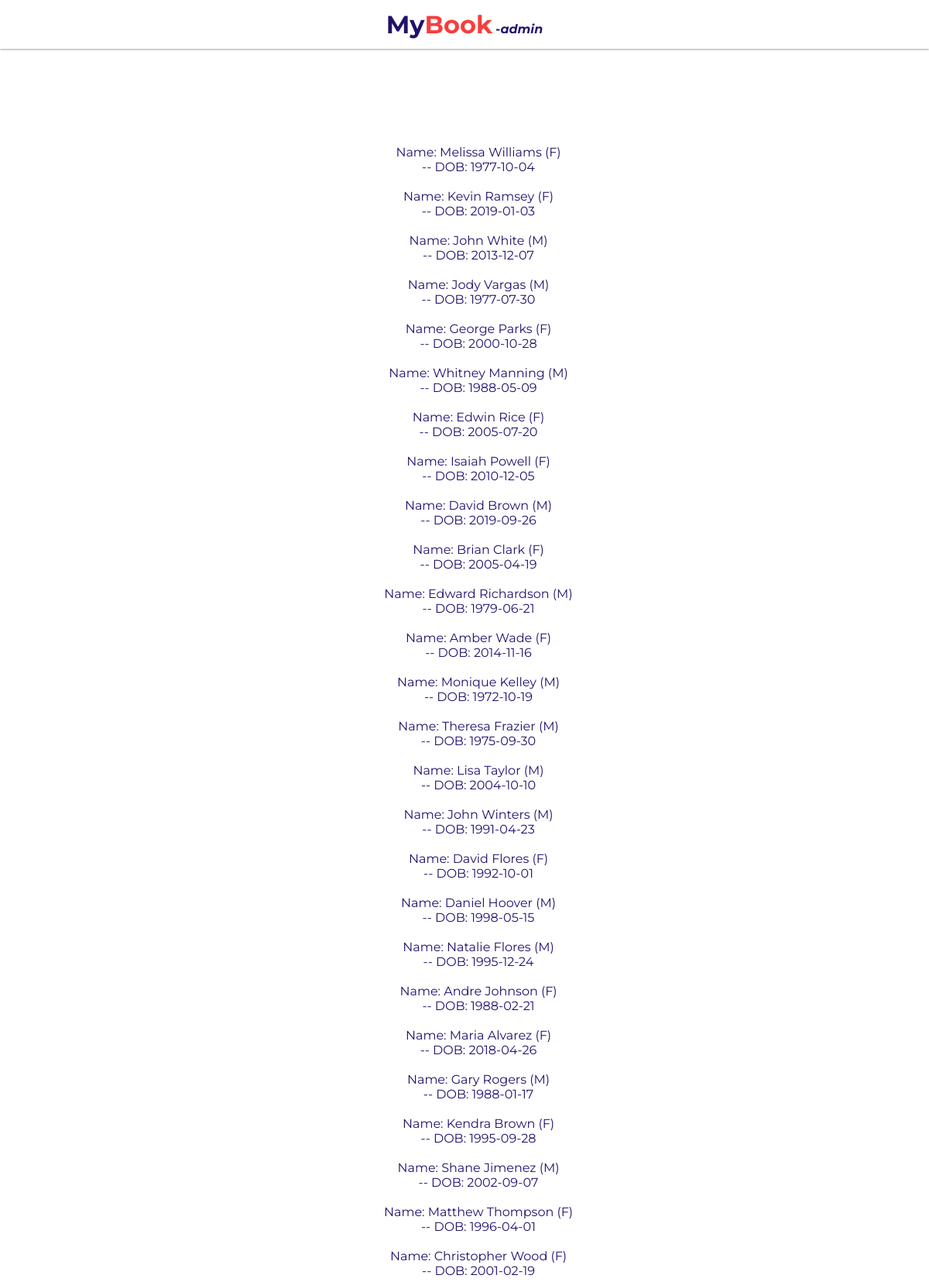
/findUser.php (upper part), run on the app's committed database.
### tables this page shows
create table users(
    
   userId integer not null unique,
   name varchar(100)	not null,
   gender VARCHAR(1) not null,
   dob DATE,
   primary key(userId)
);

### findUser.php (the view, shortened to what this page needs)
<!DOCTYPE html>
<html>
	<head>
		<link href="styles/styles5.css" type="text/css" rel="stylesheet" />
    </head>
    <body>
    <div class="gridcontainer">
            <div class="topbar">
                <div class="header">
                    <a onclick="history.back()"><span  class="logoHeaderMy">My</span><span class="logoHeaderBook">Book</span>
                    <span class="logoAdmin"><i>-admin</i></span></a>
                </div>
            </div>
            <div class="content">
                <br><br><br><br>
                <div id="result">
                            <?php
                    $dbServername = "localhost";
                    $dbUsername = "root";
                    $dbPassword = "";
                    $dbName = "DBProject";
                    $conn = mysqli_connect($dbServername,$dbUsername,$dbPassword,$dbName);
                $findName = $_GET["name"];
                $query2 = "SELECT * FROM users WHERE name LIKE '%$findName%'";
                if ($result = $conn->query($query2)) {
                    echo nl2br("\n");
                    echo nl2br("\n");
                    while ($row = $result->fetch_row()) {
                        echo "Name: ",$row[1], " (",$row[2],") ";
                        echo nl2br("\n");
                        echo "-- DOB: ",$row[3];
                        echo nl2br("\n");
                        echo nl2br("\n");
                    }
                }
                ?>
            </div>
            <br><br><br><br>
           </div>
        </body>
</html>

### styles/styles5.css (style rules this page uses)
body { margin: 0px; font-family: 'Montserrat', sans-serif; }
.gridcontainer { display: grid; grid-template-areas:'topbar topbar topbar topbar topbar topbar' 'content content content content content content' 'content content content content content content' 'content content content content content content' 'content content content content content content' 'exinfo exinfo exinfo exinfo exinfo exinfo' ; }
.topbar { grid-area: topbar; background: rgb(255, 255, 255); box-shadow: 0px 0.8px 3px grey; font-family: 'Montserrat', sans-serif; text-align: center; padding-top: 1%; padding-bottom: 1%; }
.logoHeaderMy { font-weight: bolder; font-size: 2em; color: #20136C; }
.logoHeaderBook { font-weight: bolder; font-size: 2em; color: #F83D3D; }
.logoAdmin { font-weight: bolder; font-size: 1em; color: #20136C; top: 50%; }
.content { grid-area: content; padding-left: 3%; color: #20136C; }
a { color:none; }
#result { text-align: center; margin: auto; width: 50%; padding: 10px; }

### data on the page
users: name "Melissa Williams", gender "F", dob "1977-10-04"
users: name "Kevin Ramsey", gender "F", dob "2019-01-03"
users: name "John White", gender "M", dob "2013-12-07"
users: name "Jody Vargas", gender "M", dob "1977-07-30"
users: name "George Parks", gender "F", dob "2000-10-28"
users: name "Whitney Manning", gender "M", dob "1988-05-09"
users: name "Edwin Rice", gender "F", dob "2005-07-20"
users: name "Isaiah Powell", gender "F", dob "2010-12-05"
users: name "David Brown", gender "M", dob "2019-09-26"
users: name "Brian Clark", gender "F", dob "2005-04-19"
users: name "Edward Richardson", gender "M", dob "1979-06-21"
users: name "Amber Wade", gender "F", dob "2014-11-16"
users: name "Monique Kelley", gender "M", dob "1972-10-19"
users: name "Theresa Frazier", gender "M", dob "1975-09-30"
users: name "Lisa Taylor", gender "M", dob "2004-10-10"
users: name "John Winters", gender "M", dob "1991-04-23"
users: name "David Flores", gender "F", dob "1992-10-01"
users: name "Daniel Hoover", gender "M", dob "1998-05-15"
users: name "Natalie Flores", gender "M", dob "1995-12-24"
users: name "Andre Johnson", gender "F", dob "1988-02-21"
users: name "Maria Alvarez", gender "F", dob "2018-04-26"
users: name "Gary Rogers", gender "M", dob "1988-01-17"
users: name "Kendra Brown", gender "F", dob "1995-09-28"
users: name "Shane Jimenez", gender "M", dob "2002-09-07"
users: name "Matthew Thompson", gender "F", dob "1996-04-01"
users: name "Christopher Wood", gender "F", dob "2001-02-19"
